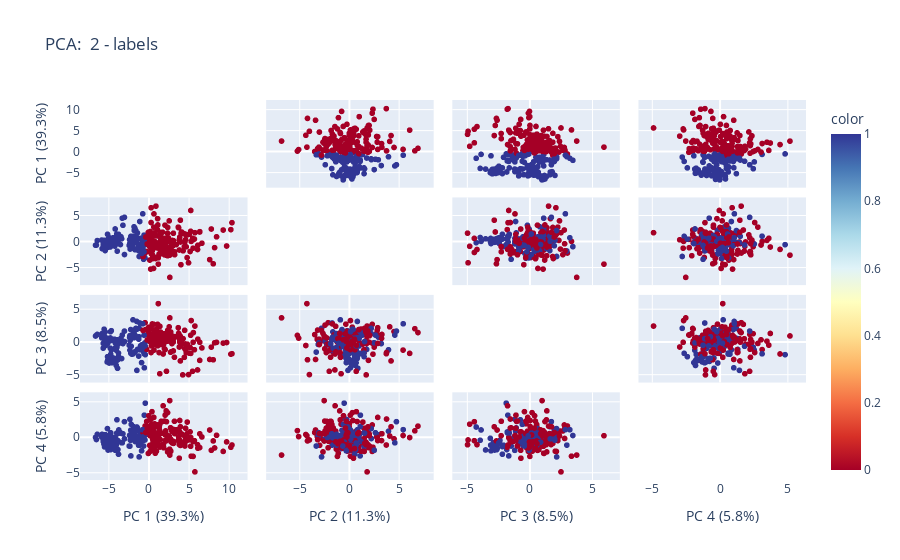

This figure's notebook cell:
### Code cell
question = 'labels'
import plotly.express as px
from sklearn.decomposition import PCA, KernelPCA, FastICA


aux_data = df.drop(columns=[question], axis=1)

# Compute PCA
pca = PCA(n_components=4)

components = pca.fit_transform(aux_data)
# todo print hello world


labels = {
    str(i): f"PC {i+1} ({var:.1f}%)"
    for i, var in enumerate(pca.explained_variance_ratio_ * 100)
}

fig = px.scatter_matrix(
    components,
    labels=labels,
    dimensions=range(4),
    color=df_aux[question],
    title='PCA:  {} - {} '.format(no_clusters, question),
    color_continuous_scale=px.colors.diverging.RdYlBu
)
# change the


fig.update_traces(diagonal_visible=False)
fig.show()
plt.savefig('..\images\PCA_{} - {}.png'.format(no_clusters, question))

### Figure 1 — Plotly figure (JSON) as saved in the notebook; plotly's stock layout.template omitted (floating-point values rounded to 4 significant figures; data arrays with more than 128 entries replaced by an {"elided": "..."} marker saying what was removed)
{"data": [{"diagonal": {"visible": false}, "dimensions": [{"axis": {"matches": true}, "label": "PC 1 (39.3%)", "values": {"elided": "266 float values"}}, {"axis": {"matches": true}, "label": "PC 2 (11.3%)", "values": {"elided": "266 float values"}}, {"axis": {"matches": true}, "label": "PC 3 (8.5%)", "values": {"elided": "266 float values"}}, {"axis": {"matches": true}, "label": "PC 4 (5.8%)", "values": {"elided": "266 float values"}}], "hovertemplate": "%{xaxis.title.text}=%{x}<br>%{yaxis.title.text}=%{y}<br>color=%{marker.color}<extra></extra>", "legendgroup": "", "marker": {"color": {"elided": "266 int values"}, "coloraxis": "coloraxis", "symbol": "circle"}, "name": "", "showlegend": false, "type": "splom"}], "layout": {"coloraxis": {"colorbar": {"title": {"text": "color"}}, "colorscale": [[0, "rgb(165,0,38)"], [0.1, "rgb(215,48,39)"], [0.2, "rgb(244,109,67)"], [0.3, "rgb(253,174,97)"], [0.4, "rgb(254,224,144)"], [0.5, "rgb(255,255,191)"], [0.6, "rgb(224,243,248)"], [0.7, "rgb(171,217,233)"], [0.8, "rgb(116,173,209)"], [0.9, "rgb(69,117,180)"], [1, "rgb(49,54,149)"]]}, "dragmode": "select", "legend": {"tracegroupgap": 0}, "title": {"text": "PCA:  2 - labels "}}}
